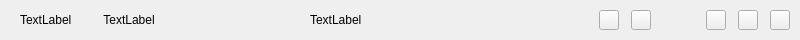
<?xml version="1.0" encoding="UTF-8"?>
<ui version="4.0">
 <class>TitleBarWidget</class>
 <widget class="QWidget" name="TitleBarWidget">
  <property name="geometry">
   <rect>
    <x>0</x>
    <y>0</y>
    <width>800</width>
    <height>40</height>
   </rect>
  </property>
  <property name="sizePolicy">
   <sizepolicy hsizetype="Preferred" vsizetype="Preferred">
    <horstretch>0</horstretch>
    <verstretch>0</verstretch>
   </sizepolicy>
  </property>
  <property name="maximumSize">
   <size>
    <width>16777215</width>
    <height>40</height>
   </size>
  </property>
  <property name="windowTitle">
   <string>Form</string>
  </property>
  <layout class="QHBoxLayout" name="horizontalLayout_5">
   <property name="spacing">
    <number>0</number>
   </property>
   <property name="leftMargin">
    <number>0</number>
   </property>
   <property name="topMargin">
    <number>0</number>
   </property>
   <property name="rightMargin">
    <number>0</number>
   </property>
   <property name="bottomMargin">
    <number>0</number>
   </property>
   <item>
    <widget class="QWidget" name="titlebar_widget" native="true">
     <property name="maximumSize">
      <size>
       <width>16777215</width>
       <height>32</height>
      </size>
     </property>
     <layout class="QHBoxLayout" name="horizontalLayout_4">
      <property name="spacing">
       <number>0</number>
      </property>
      <property name="leftMargin">
       <number>20</number>
      </property>
      <property name="topMargin">
       <number>0</number>
      </property>
      <property name="rightMargin">
       <number>10</number>
      </property>
      <property name="bottomMargin">
       <number>0</number>
      </property>
      <item>
       <layout class="QHBoxLayout" name="horizontalLayout_3">
        <item>
         <widget class="QLabel" name="project_name_lab">
          <property name="sizePolicy">
           <sizepolicy hsizetype="Expanding" vsizetype="Preferred">
            <horstretch>0</horstretch>
            <verstretch>0</verstretch>
           </sizepolicy>
          </property>
          <property name="text">
           <string>TextLabel</string>
          </property>
         </widget>
        </item>
        <item>
         <widget class="QLabel" name="logo_lab">
          <property name="sizePolicy">
           <sizepolicy hsizetype="Expanding" vsizetype="Preferred">
            <horstretch>0</horstretch>
            <verstretch>0</verstretch>
           </sizepolicy>
          </property>
          <property name="text">
           <string>TextLabel</string>
          </property>
          <property name="alignment">
           <set>Qt::AlignCenter</set>
          </property>
         </widget>
        </item>
       </layout>
      </item>
      <item>
       <spacer name="horizontalSpacer">
        <property name="orientation">
         <enum>Qt::Horizontal</enum>
        </property>
        <property name="sizeHint" stdset="0">
         <size>
          <width>118</width>
          <height>20</height>
         </size>
        </property>
       </spacer>
      </item>
      <item>
       <widget class="QLabel" name="project_detail_name_lab">
        <property name="sizePolicy">
         <sizepolicy hsizetype="Expanding" vsizetype="Preferred">
          <horstretch>0</horstretch>
          <verstretch>0</verstretch>
         </sizepolicy>
        </property>
        <property name="text">
         <string>TextLabel</string>
        </property>
       </widget>
      </item>
      <item>
       <spacer name="horizontalSpacer_3">
        <property name="orientation">
         <enum>Qt::Horizontal</enum>
        </property>
        <property name="sizeHint" stdset="0">
         <size>
          <width>40</width>
          <height>20</height>
         </size>
        </property>
       </spacer>
      </item>
      <item>
       <layout class="QHBoxLayout" name="horizontalLayout" stretch="1,3">
        <property name="spacing">
         <number>12</number>
        </property>
        <property name="rightMargin">
         <number>55</number>
        </property>
        <item>
         <widget class="QPushButton" name="lang_btn">
          <property name="sizePolicy">
           <sizepolicy hsizetype="Preferred" vsizetype="Preferred">
            <horstretch>0</horstretch>
            <verstretch>0</verstretch>
           </sizepolicy>
          </property>
          <property name="maximumSize">
           <size>
            <width>20</width>
            <height>20</height>
           </size>
          </property>
          <property name="cursor">
           <cursorShape>PointingHandCursor</cursorShape>
          </property>
          <property name="text">
           <string/>
          </property>
          <property name="checkable">
           <bool>true</bool>
          </property>
         </widget>
        </item>
        <item>
         <widget class="QPushButton" name="about_btn">
          <property name="sizePolicy">
           <sizepolicy hsizetype="Preferred" vsizetype="Preferred">
            <horstretch>0</horstretch>
            <verstretch>0</verstretch>
           </sizepolicy>
          </property>
          <property name="maximumSize">
           <size>
            <width>20</width>
            <height>20</height>
           </size>
          </property>
          <property name="cursor">
           <cursorShape>PointingHandCursor</cursorShape>
          </property>
          <property name="text">
           <string/>
          </property>
         </widget>
        </item>
       </layout>
      </item>
      <item>
       <layout class="QHBoxLayout" name="horizontalLayout_2">
        <property name="spacing">
         <number>12</number>
        </property>
        <item>
         <widget class="QPushButton" name="minimum_btn">
          <property name="sizePolicy">
           <sizepolicy hsizetype="Preferred" vsizetype="Preferred">
            <horstretch>0</horstretch>
            <verstretch>0</verstretch>
           </sizepolicy>
          </property>
          <property name="maximumSize">
           <size>
            <width>20</width>
            <height>20</height>
           </size>
          </property>
          <property name="cursor">
           <cursorShape>PointingHandCursor</cursorShape>
          </property>
          <property name="text">
           <string/>
          </property>
         </widget>
        </item>
        <item>
         <widget class="QPushButton" name="maximum_btn">
          <property name="sizePolicy">
           <sizepolicy hsizetype="Preferred" vsizetype="Preferred">
            <horstretch>0</horstretch>
            <verstretch>0</verstretch>
           </sizepolicy>
          </property>
          <property name="maximumSize">
           <size>
            <width>20</width>
            <height>20</height>
           </size>
          </property>
          <property name="cursor">
           <cursorShape>PointingHandCursor</cursorShape>
          </property>
          <property name="text">
           <string/>
          </property>
          <property name="checkable">
           <bool>true</bool>
          </property>
         </widget>
        </item>
        <item>
         <widget class="QPushButton" name="close_btn">
          <property name="sizePolicy">
           <sizepolicy hsizetype="Preferred" vsizetype="Preferred">
            <horstretch>0</horstretch>
            <verstretch>0</verstretch>
           </sizepolicy>
          </property>
          <property name="maximumSize">
           <size>
            <width>20</width>
            <height>20</height>
           </size>
          </property>
          <property name="cursor">
           <cursorShape>PointingHandCursor</cursorShape>
          </property>
          <property name="text">
           <string/>
          </property>
         </widget>
        </item>
       </layout>
      </item>
     </layout>
    </widget>
   </item>
  </layout>
 </widget>
 <resources/>
 <connections/>
</ui>
